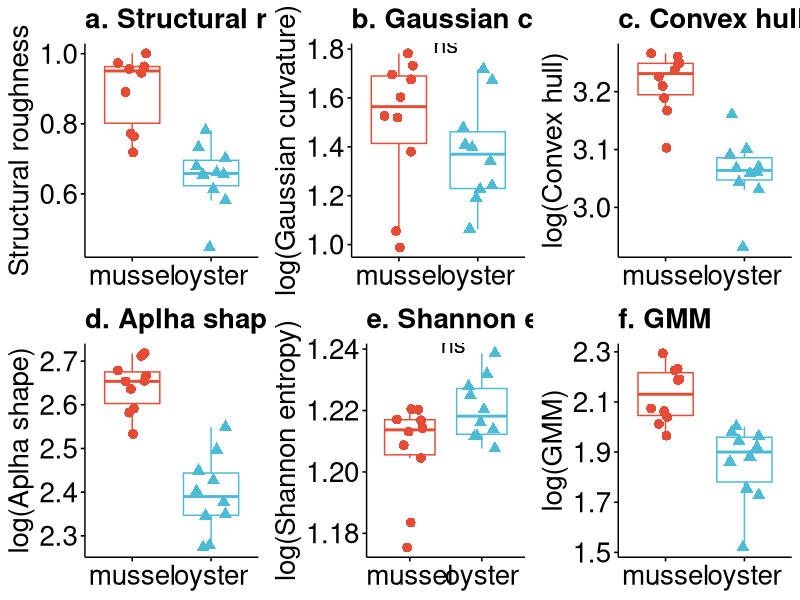

This chart was generated by the following R code:
df <- read.csv("log_transform_update.csv")
library(ggplot2)
library(ggpubr)
library(gridExtra)

a <- ggboxplot(df,
  x = "object", y = "rough",
  xlab = FALSE,
  ylab = "Structural roughness",
  palette = "npg", group = "object",
  color = "object", shape = "object",
  legend = "none", add = "jitter",
  add.params = list(size = 3)
) + labs(title = "a. Structural roughness") +
  font("ylab", size = 20) +
  font("title", size = 20, face = "bold") +
  theme(axis.text = element_text(size = 20)) +
  stat_compare_means(
    method = "wilcox.test",
    paired = FALSE,
    ref.group = NULL,
    label.x = 1.5,
    label.y.npc = "top",
    size = 6,
    label = "p.signif"
  )

b <- ggboxplot(df,
  x = "object", y = "log_curv",
  xlab = FALSE,
  ylab = "log(Gaussian curvature)",
  palette = "npg", group = "object",
  color = "object", shape = "object",
  legend = "none", add = "jitter",
  add.params = list(size = 3)
) + labs(title = "b. Gaussian curvature") +
  font("ylab", size = 20) +
  font("title", size = 20, face = "bold") +
  theme(axis.text = element_text(size = 20)) +
  stat_compare_means(
    method = "wilcox.test",
    paired = FALSE,
    ref.group = NULL,
    label.x = 1.5,
    label.y.npc = "top",
    size = 6,
    label = "p.signif"
  )

c <- ggboxplot(df,
  x = "object", y = "log_convex",
  xlab = FALSE,
  ylab = "log(Convex hull)",
  palette = "npg", group = "object",
  color = "object", shape = "object",
  legend = "none", add = "jitter",
  add.params = list(size = 3)
) + labs(title = "c. Convex hull") +
  font("ylab", size = 20) +
  font("title", size = 20, face = "bold") +
  theme(axis.text = element_text(size = 20)) +
  stat_compare_means(
    method = "wilcox.test",
    paired = FALSE,
    ref.group = NULL,
    label.x = 1.5,
    label.y.npc = "top",
    size = 6,
    label = "p.signif"
  )

d <- ggboxplot(df,
  x = "object", y = "log_alpha",
  xlab = FALSE,
  ylab = "log(Aplha shape)",
  palette = "npg", group = "object",
  color = "object", shape = "object",
  legend = "none", add = "jitter",
  add.params = list(size = 3)
) + labs(title = "d. Aplha shape") +
  font("ylab", size = 20) +
  font("title", size = 20, face = "bold") +
  theme(axis.text = element_text(size = 20)) +
  stat_compare_means(
    method = "wilcox.test",
    paired = FALSE,
    ref.group = NULL,
    label.x = 1.5,
    label.y.npc = "top",
    size = 6,
    label = "p.signif"
  )

e <- ggboxplot(df,
  x = "object", y = "log_entropy",
  xlab = FALSE,
  ylab = "log(Shannon entropy)",
  palette = "npg", group = "object",
  color = "object", shape = "object",
  legend = "none", add = "jitter",
  add.params = list(size = 3)
) + labs(title = "e. Shannon entropy") +
  font("ylab", size = 20) +
  font("title", size = 20, face = "bold") +
  theme(axis.text = element_text(size = 20)) +
  stat_compare_means(
    method = "wilcox.test",
    paired = FALSE,
    ref.group = NULL,
    label.x = 1.5,
    label.y.npc = "top",
    size = 6,
    label = "p.signif"
  )

f <- ggboxplot(df,
  x = "object", y = "log_gmm",
  xlab = FALSE,
  ylab = "log(GMM)",
  palette = "npg", group = "object",
  color = "object", shape = "object",
  legend = "none", add = "jitter",
  add.params = list(size = 3)
) + labs(title = "f. GMM") +
  font("ylab", size = 20) +
  font("title", size = 20, face = "bold") +
  theme(axis.text = element_text(size = 20)) +
  stat_compare_means(
    method = "wilcox.test",
    paired = FALSE,
    ref.group = NULL,
    label.x = 1.5,
    label.y.npc = "top",
    size = 6,
    label = "p.signif"
  )

grid.arrange(a, b, c, d, e, f, nrow = 2, ncol = 3)
